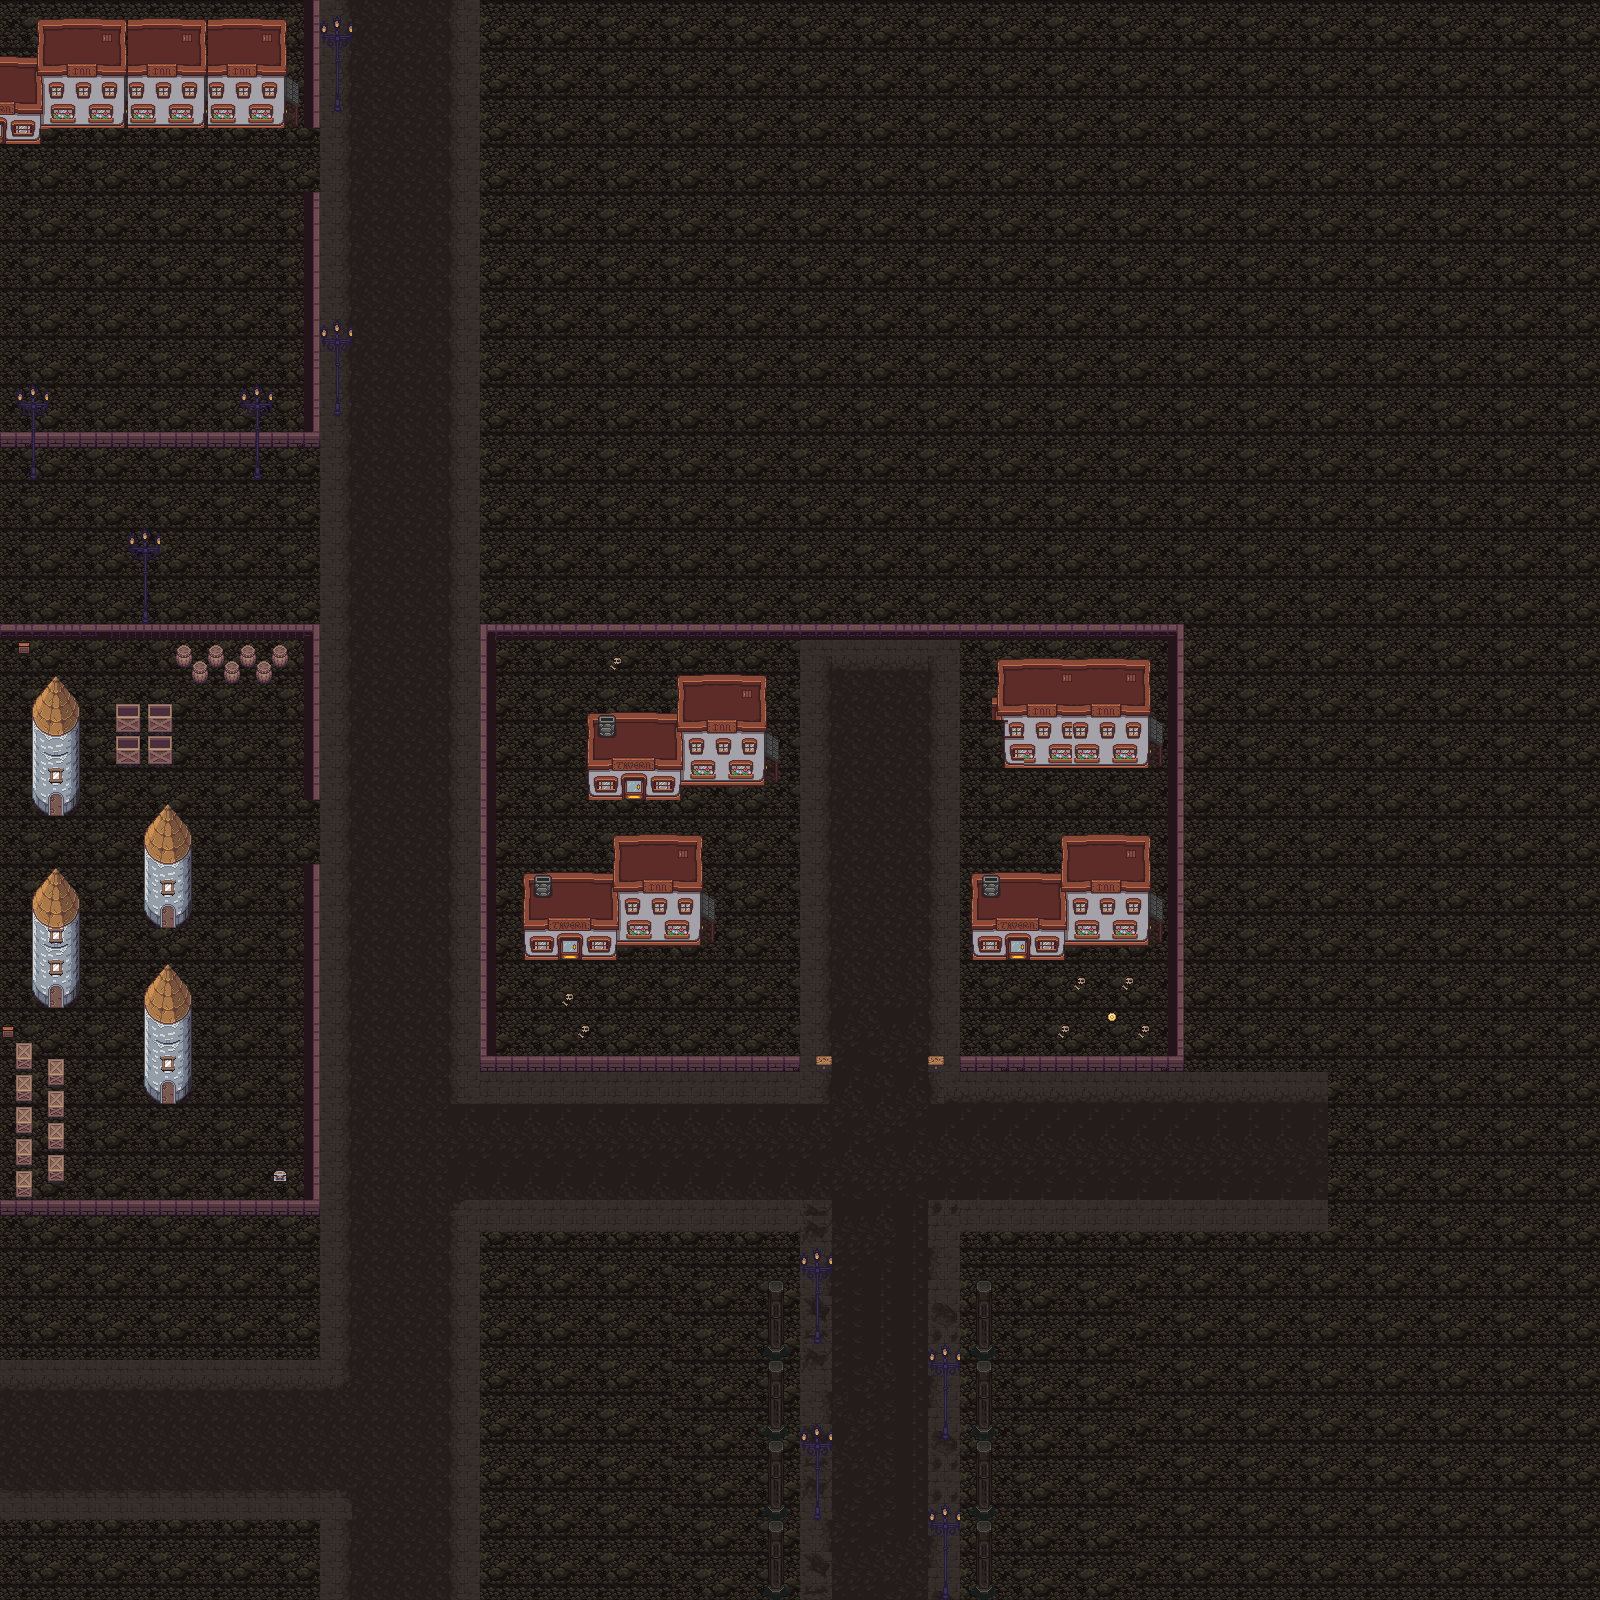

A 2D game scene composited from a Tiled map and its tileset images. What follows is a short description and the map's XML, with each tile layer's data collapsed to a summary:
An orthogonal 100x100 tile map with 16x16 px tiles, 3 tile layers (Ground, Objects_1, Objects_2), 24 tilesets and 17 objects.

<map version="1.5" tiledversion="1.5.0" orientation="orthogonal" renderorder="right-down" width="100" height="100" tilewidth="16" tileheight="16" infinite="0" nextlayerid="8" nextobjectid="18">
 <tileset firstgid="1" source="props/world_01.tsx" />
 <tileset firstgid="1441" source="props/scenario_06.tsx" />
 <tileset firstgid="1445" source="props/scenario_07.tsx" />
 <tileset firstgid="1446" source="props/scenario_08.tsx" />
 <tileset firstgid="2446" source="props/scenario_09.tsx" />
 <tileset firstgid="2722" source="props/scenario_10.tsx" />
 <tileset firstgid="2978" source="props/world_02.tsx" />
 <tileset firstgid="3638" source="props/world_04.tsx" />
 <tileset firstgid="4638" source="props/castle_01.tsx" />
 <tileset firstgid="6340" source="props/castle_02.tsx" />
 <tileset firstgid="7364" source="props/castle_03.tsx" />
 <tileset firstgid="9924" source="props/dungeon_01.tsx" />
 <tileset firstgid="10024" source="props/farm_02.tsx" />
 <tileset firstgid="11624" source="props/ground_03.tsx" />
 <tileset firstgid="11696" source="props/house_01.tsx" />
 <tileset firstgid="11806" source="props/house_02.tsx" />
 <tileset firstgid="12001" source="props/house_03.tsx" />
 <tileset firstgid="12144" source="props/house_04.tsx" />
 <tileset firstgid="12256" source="props/plants_01.tsx" />
 <tileset firstgid="12688" source="props/scenario_01.tsx" />
 <tileset firstgid="12708" source="props/scenario_02.tsx" />
 <tileset firstgid="12712" source="props/scenario_03.tsx" />
 <tileset firstgid="12728" source="props/scenario_04.tsx" />
 <tileset firstgid="12740" source="props/scenario_05.tsx" />
 <layer id="1" name="Ground" width="100" height="100">
  <data>[10000 cells, 10000 non-empty, 65 distinct tile ids]</data>
 </layer>
 <layer id="3" name="Objects_1" width="100" height="100">
  <data>[10000 cells, 1373 non-empty, 199 distinct tile ids]</data>
 </layer>
 <layer id="6" name="Objects_2" width="100" height="100">
  <data>[10000 cells, 132 non-empty, 30 distinct tile ids]</data>
 </layer>
 <objectgroup id="7" name="Mask">
  <object id="1" x="524" y="874">
   <polygon points="0,0 90,-1.66667 90,-38.6667 177,-38.6667 177.667,15 188.333,24 190.667,48.6667 190.667,68.3333 177,71.6667 92.3333,70.6667 92.6667,86.3333 -0.666667,86" />
  </object>
  <object id="2" x="588" y="714.25">
   <polygon points="0,0 90,-1.66667 90,-38.6667 177,-38.6667 177.667,15 188.333,24 190.667,48.6667 190.667,68.3333 177,71.6667 92.3333,70.6667 92.6667,86.3333 -0.666667,86" />
  </object>
  <object id="3" x="972" y="873.5">
   <polygon points="0,0 90,-1.66667 90,-38.6667 177,-38.6667 177.667,15 188.333,24 190.667,48.6667 190.667,68.3333 177,71.6667 92.3333,70.6667 92.6667,86.3333 -0.666667,86" />
  </object>
  <object id="4" x="973.333" y="698.417">
   <polygon points="18.3636,0 24.3636,-1.12122 24.9844,-38.2248 90,-38.6667 177,-38.6667 177.667,15 188.333,24 190.667,48.6667 190.667,68.3333 174.273,69.6667 31.4242,69.2122 31.394,22.1515 18.7879,21.8182" />
  </object>
  <object id="5" x="480.667" y="1054.67" width="318" height="16.6667" />
  <object id="6" x="480" y="624" width="14.6667" height="430" />
  <object id="7" x="495.333" y="624" width="687.333" height="14" />
  <object id="8" x="1169.33" y="638.667" width="14" height="430.667" />
  <object id="9" x="960.667" y="1056.67" width="208" height="15.3333" />
  <object id="10" x="767.5" y="1281" width="17.5" height="76.5" />
  <object id="11" x="768.5" y="1361.5" width="16.5" height="76" />
  <object id="12" x="768" y="1441.5" width="16.5" height="78" />
  <object id="13" x="768" y="1521" width="17.5" height="76.5" />
  <object id="14" x="977" y="1521.5" width="15.5" height="76.5" />
  <object id="15" x="976" y="1440.75" width="17" height="75" />
  <object id="16" x="976.5" y="1360.5" width="16.75" height="76.75" />
  <object id="17" x="976.25" y="1280.75" width="16.25" height="77.25" />
 </objectgroup>
</map>
